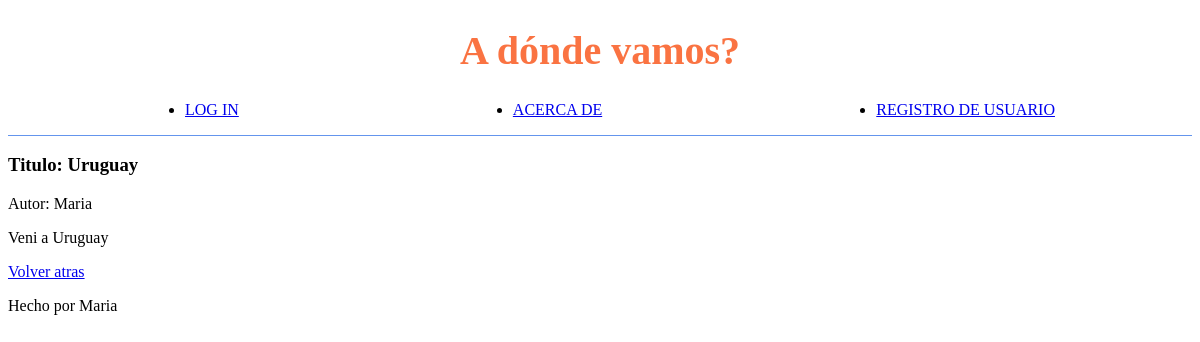
/post/1, run on the app's committed database.
### tables this page shows
CREATE TABLE posts(
    id INTEGER PRIMARY KEY AUTOINCREMENT,
    autor TEXT NOT NULL,
    titulo TEXT NOT NULL,
    comentario TEXT NOT NULL
);

### mine.py (the view)
@app.route('/post/<id>')
def post_id(id):
    conn, cursor = get_db_connection()
    cursor.execute("SELECT * FROM posts WHERE posts.id == ?" , id)
    post = cursor.fetchone()
    conn.close()
    return render_template("post.html" , nombre = "Maria" , post=post)

### mine.py (called while the page is built)
def get_db_connection():
    conn = sqlite3.connect('proyecto_python.db')
    cursor = conn.cursor()
    return conn, cursor

### templates/post.html (shortened to what this page needs)
{% extends "herencia.html" %}
{% block head %}
    <link rel="stylesheet" type="text/css" href="{{ url_for('static', filename='css/style.css')}}">
{% endblock %}
{% block main%}
    <main>
        <div>
            <h3>Titulo: {{ post[2] }}</h3>
            <p>Autor: {{ post[1] }}</p>
        </div>
        <div>
            <p>{{post[3]}}</p>
        </div>
        <a href="/">Volver atras</a>
    </main>
{% endblock%}

### templates/herencia.html (shortened to what this page needs)
<!DOCTYPE html>
<html lang="en">
<head>
    {% block head %}
    {% endblock %}
</head>
<body>
    <header>
        <div>
            <h1 class="titulo"> A dónde vamos?</h1>
        </div>
        <div class="home">
            <ul class="home_items">
                <li><a href="/login">LOG IN</a></li>
                <li><a href="/acerca_de">ACERCA DE</a></li>
                <li><a href="/register">REGISTRO DE USUARIO</a></li>
            </ul>
        </div>
    </header>
    {% block main%}
    {% endblock%}
    <footer>
        <p>Hecho por {{nombre}}</p>
    </footer>
</body>
</html>

### static/css/style.css (style rules this page uses)
h1 { color:rgb(250, 115, 66); text-align: center; font-size: 40px; }
.home_items { display: flex; justify-content: space-around; }
.home { border-bottom: solid 1px; border-color: cornflowerblue; margin-bottom: 10px; }

### data on the page
posts: titulo "Uruguay", autor "Maria", comentario "Veni a Uruguay"
